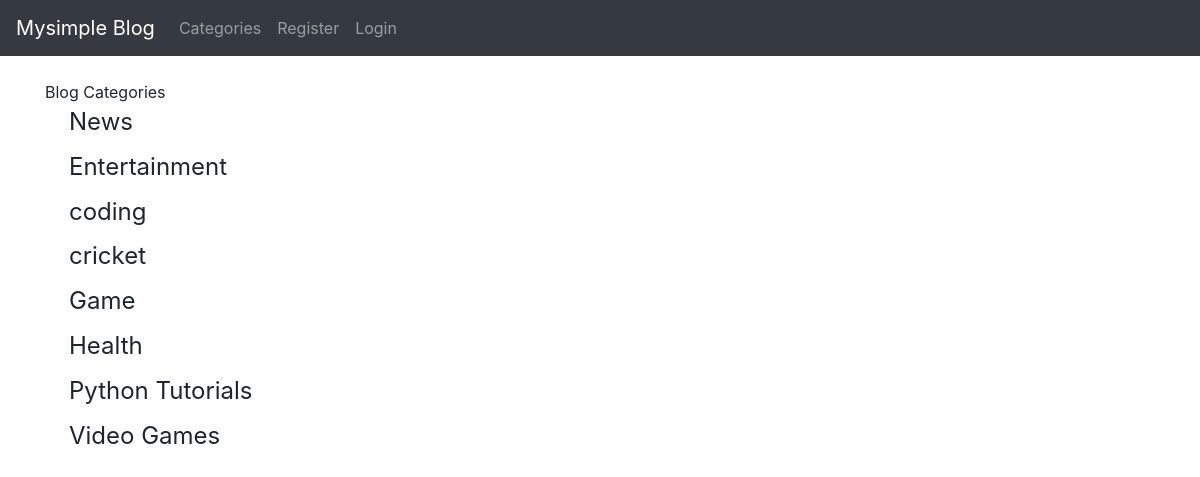
The page /category-list/ on the database its author committed.
### mysimpleblog/models.py (models this page shows, shortened)
class Category(models.Model):
    name  = models.CharField(max_length=255)
    def __str__(self):
        return self.name

### mysimpleblog/views.py (the view)
# urls.py: path('category-list/', CategoryListView, name='category-list'),
def CategoryListView(request):
    cat_menu_list = Category.objects.all()
    return render(request, 'category_list.html', {'cat_menu_list' : cat_menu_list })

### mysimpleblog/templates/category_list.html (shortened to what this page needs)
{% extends 'base.html' %}
{% block content %}
<h1> Blog Categories </h1>
    {% for item in cat_menu_list %}
        <h4> <a class="dropdown-item" href="{% url 'category' item %}">{{ item }}</a></h4>
    {% endfor %}
{% endblock %}

### rows shown on the page
Category: name "News"
Category: name "Entertainment"
Category: name "coding"
Category: name "cricket"
Category: name "Game"
Category: name "Health"
Category: name "Python Tutorials"
Category: name "Video Games"
